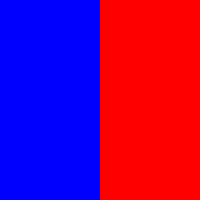
Frame 1 (no input)
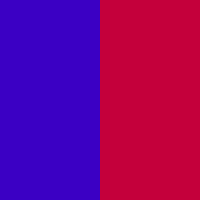
Frame 60 (the mouse pressed at the canvas centre just before this capture)
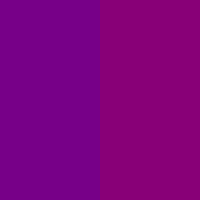
Frame 120 (the mouse held since frame 60 and released just before this capture)

The Processing sketch that drew these frames (run headless with seeded random() and noise(); from frame 60 on, the mouse is pressed at the canvas centre):

// Processing sketch: build
// ── build.pde
// Example 5-7: "Bouncing" color

// Two variables for color.
float c1 = 0;      
float c2 = 255;    

// Start by incrementing c1.
float c1dir = 1;  
// Start by decrementing c2.
float c2dir = -1; 

void setup() {
  size(200,200);
}

void draw() {
  noStroke();
  
  // Draw rectangle on left
  fill(c1,0,c2);
  rect(0,0,100,200);

  // Draw rectangle of right
  fill(c2,0,c1);
  rect(100,0,100,200);

  // Adjust color values
  c1 = c1 + c1dir;
  c2 = c2 + c2dir;
  
  // Instead of reaching the edge of a window, these variables reach the "edge" of color:  
  // 0 for no color and 255 for full color.  
  // When this happens, just like with the bouncing ball, the direction is reversed.

  // Reverse direction of color change 
  if (c1 < 0 || c1 > 255) {
    c1dir *= -1;
  }

  if (c2 < 0 || c2 > 255) {
    c2dir *= -1;
  }
}
